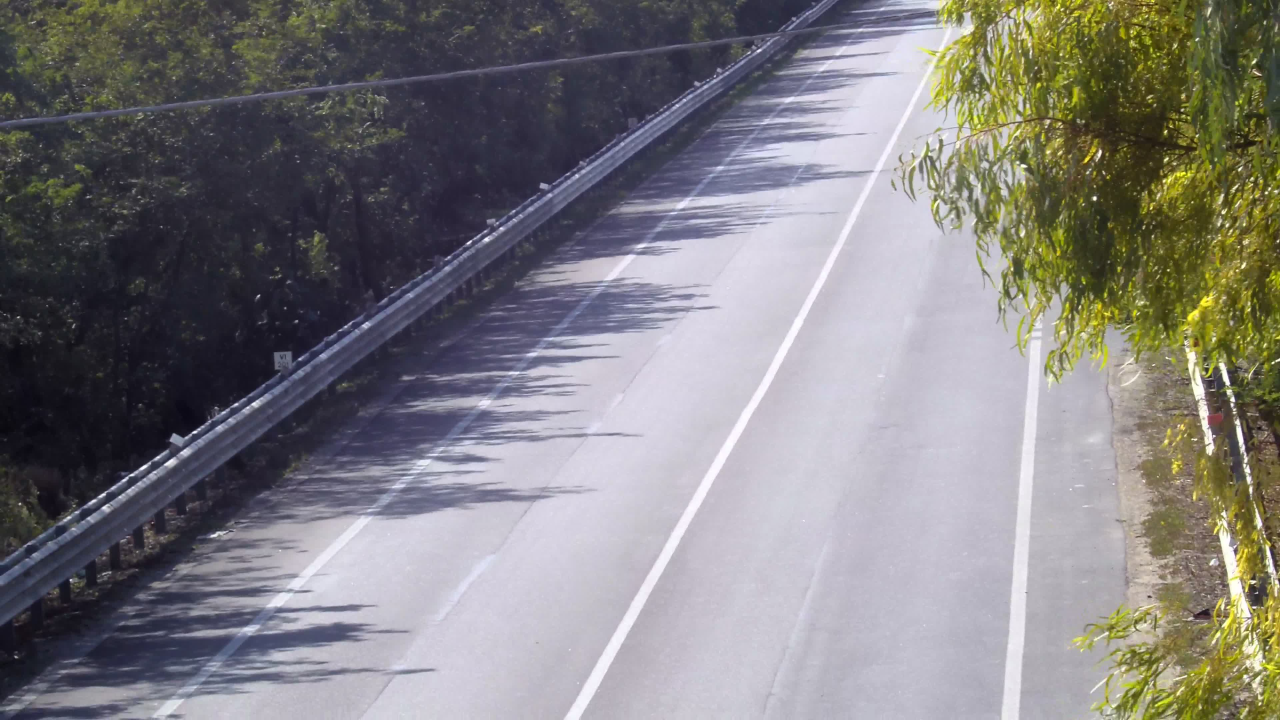
#> input picture Resources/background.jpg, 3840 x 2160 px (shown at 1/3 size)
$ python 'Motion Detector.py'
#> lines starting #> are read from the running program, lines starting #| are printed output that depends on the picture; pictures that were not available may be replaced by others from this repository, and a replacement may not be noted
import cv2
import numpy as np
import imutils

# We follow the approach in
# https://www.pyimagesearch.com/2015/05/25/basic-motion-detection-and-tracking-with-python-and-opencv/

# Parameters
resizeCoef = 3
vsPath = "../Resources/sorpasso.mp4"
backgroundPath = "../Resources/background.jpg"
minAreaContour = 800
minBackgroundDiff = 125

# utility functions
def resizeFrame(im, resizeCoef):
    # converts to grey, resizes image according to resizeCoef and smoothens
    im = cv2.cvtColor(im, cv2.COLOR_BGR2GRAY)
    shape = im.shape
    im = cv2.resize(im, (shape[1]//resizeCoef, shape[0]//resizeCoef))
    im = cv2.GaussianBlur(im, (21, 21), 0)
    return im


# Motion Detector
vs = cv2.VideoCapture(vsPath)
background = cv2.imread(backgroundPath)
#> background is the input picture: shape (2160, 3840, 3); mean B, G, R 126.8, 125.6, 127.8
background = resizeFrame(background, resizeCoef)
#> in resizeFrame, `im = cv2.cvtColor(im, cv2.COLOR_BGR2GRAY)`:
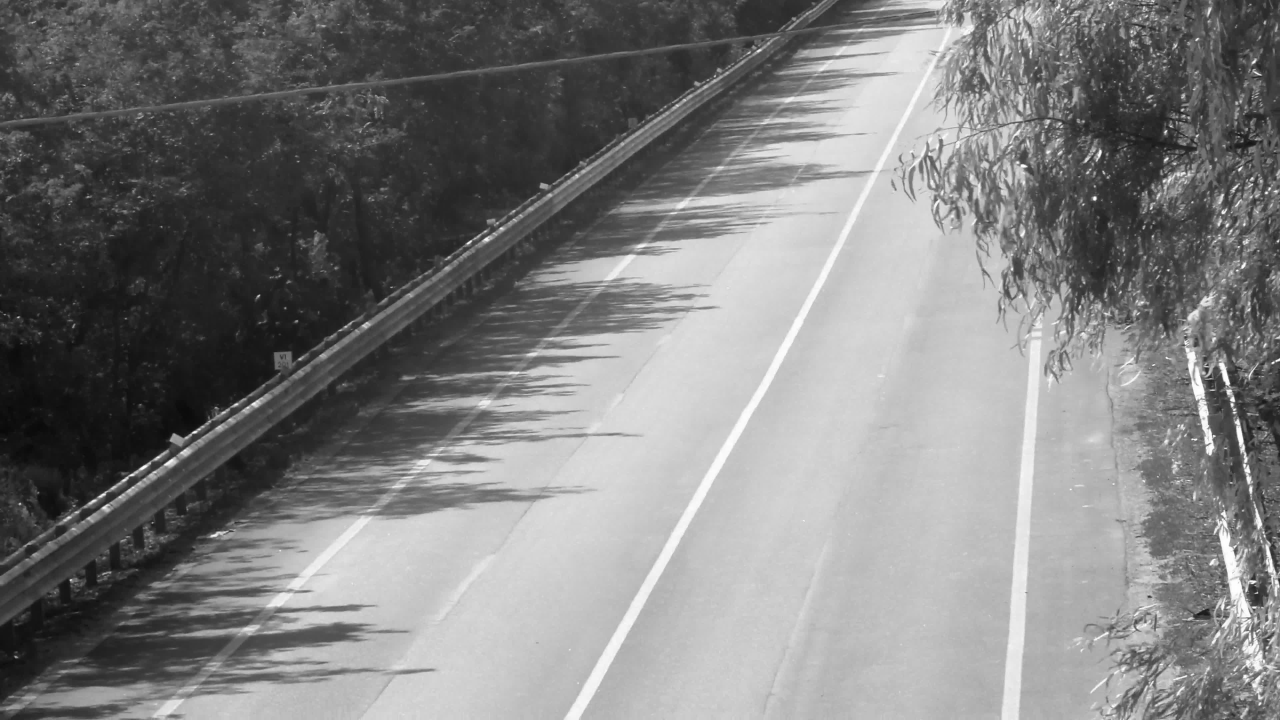
#> im: shape (2160, 3840) (shown at 1/3 size); min 9, max 255, mean 126.4
#> in resizeFrame, `im = cv2.resize(im, (shape[1]//resizeCoef, shape[0]//resizeCoef))`:
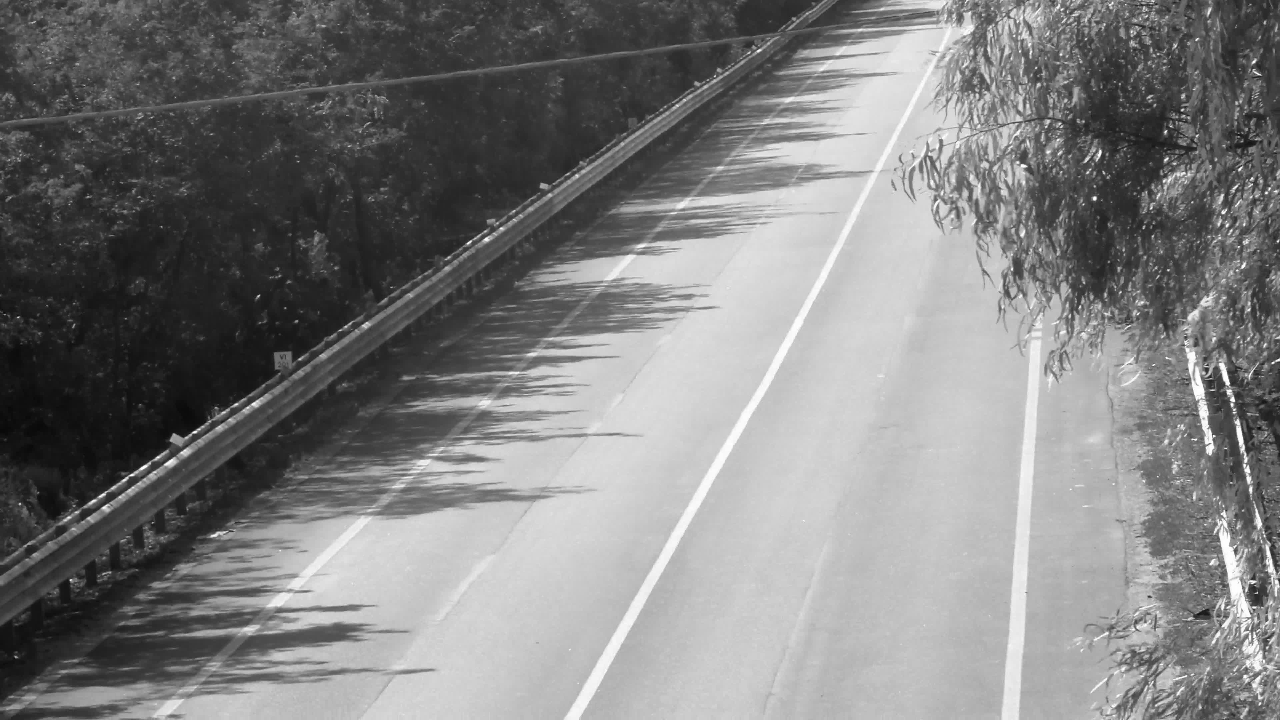
#> im: shape (720, 1280); min 9, max 255, mean 126.4
#> in resizeFrame, `im = cv2.GaussianBlur(im, (21, 21), 0)`:
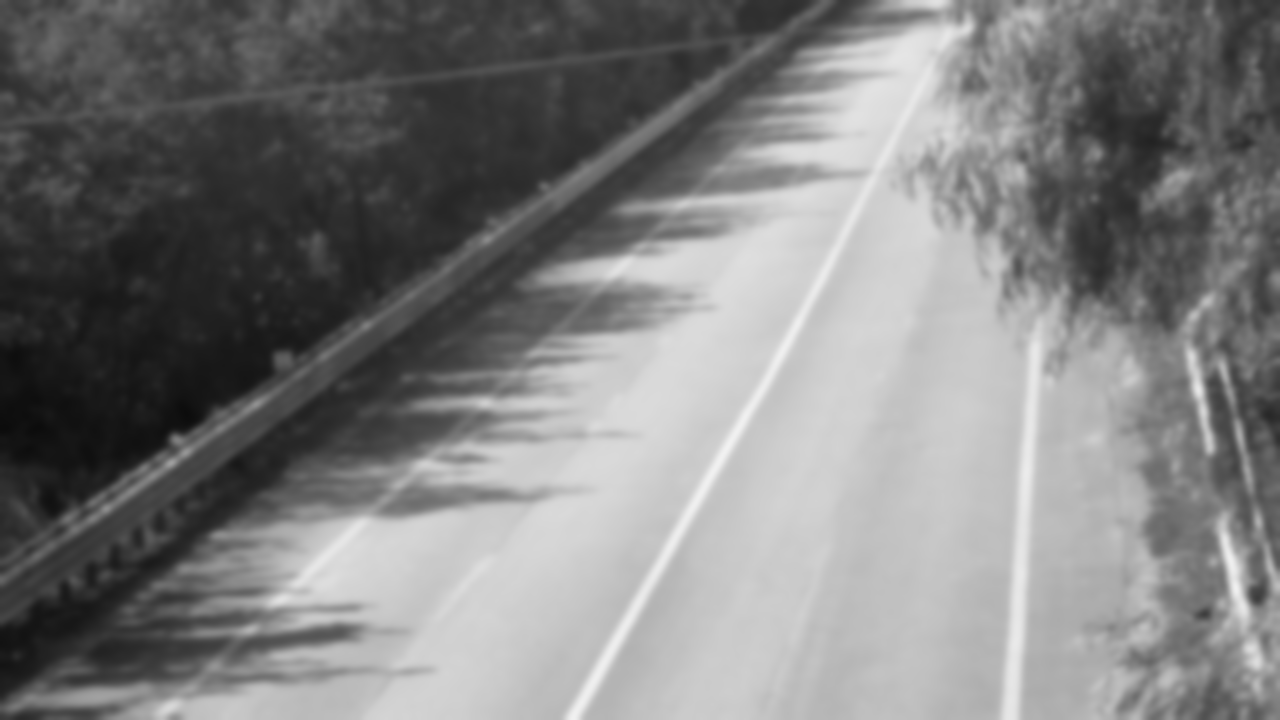
#> im: shape (720, 1280); min 12, max 241, mean 126.4

while True:
    success, frame = vs.read()
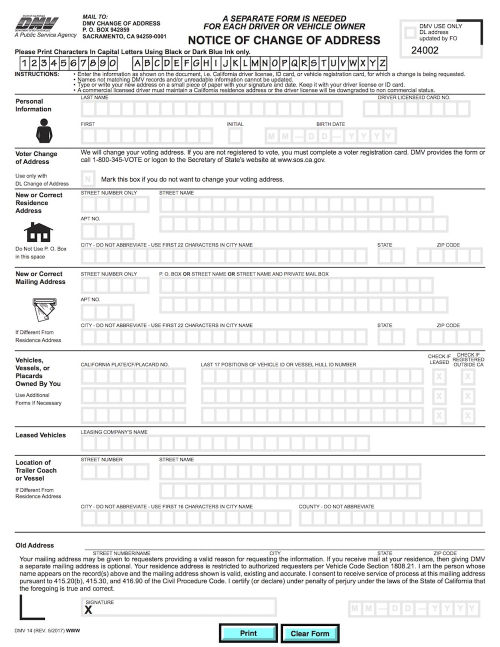
#> input picture Image Alignment/form.jpg, 1000 x 1293 px, given in place of sorpasso.mp4, which was not available (shown at 1/2 size)
#> frame is the input picture: shape (1293, 1000, 3); mean B, G, R 237.7, 237.7, 237.5
    frameG = resizeFrame(frame, resizeCoef)
#> call 2 of resizeFrame, with resizeCoef = 3
#> in resizeFrame (call 2), `im = cv2.resize(im, (shape[1]//resizeCoef, shape[0]//resizeCoef))`:
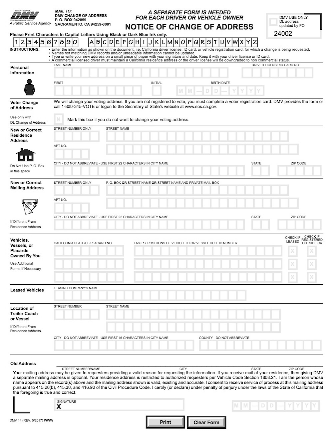
#> im: shape (431, 333); min 0, max 255, mean 238.1
#> in resizeFrame (call 2), `im = cv2.GaussianBlur(im, (21, 21), 0)`:
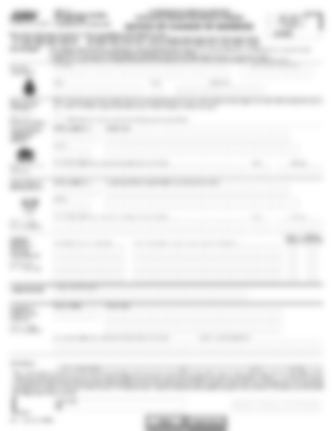
#> im: shape (431, 333); min 85, max 255, mean 238.1

    # if no background, use first frame as background
    if background is None:
        background = frameG

#> (the run stopped early here; a loop or call above may not have finished)
